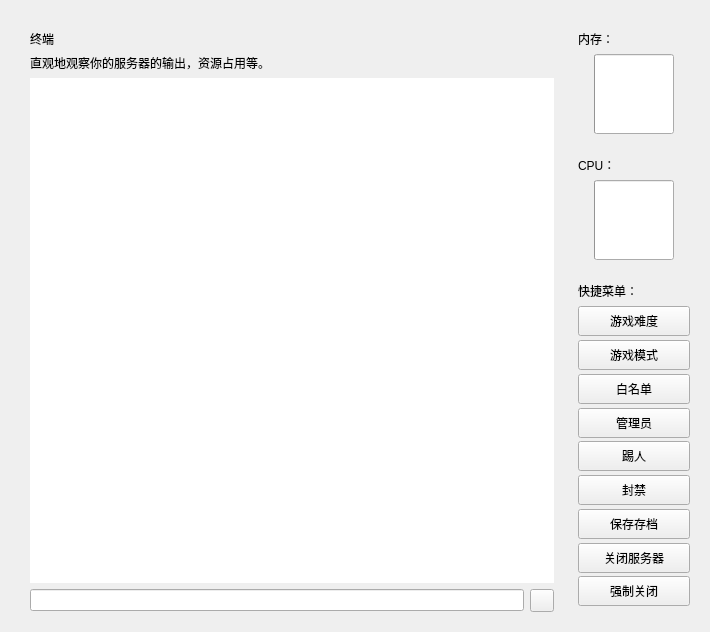
<?xml version="1.0" encoding="UTF-8"?>
<ui version="4.0">
 <class>ConsoleInterface</class>
 <widget class="QFrame" name="ConsoleInterface">
  <property name="geometry">
   <rect>
    <x>0</x>
    <y>0</y>
    <width>710</width>
    <height>632</height>
   </rect>
  </property>
  <property name="sizePolicy">
   <sizepolicy hsizetype="Expanding" vsizetype="Expanding">
    <horstretch>0</horstretch>
    <verstretch>0</verstretch>
   </sizepolicy>
  </property>
  <property name="windowTitle">
   <string/>
  </property>
  <layout class="QGridLayout" name="gridLayout">
   <item row="1" column="4">
    <widget class="CardWidget" name="serverMemCardWidget">
     <property name="sizePolicy">
      <sizepolicy hsizetype="Fixed" vsizetype="Fixed">
       <horstretch>0</horstretch>
       <verstretch>0</verstretch>
      </sizepolicy>
     </property>
     <property name="minimumSize">
      <size>
       <width>130</width>
       <height>120</height>
      </size>
     </property>
     <property name="maximumSize">
      <size>
       <width>130</width>
       <height>120</height>
      </size>
     </property>
     <layout class="QGridLayout" name="gridLayout_3">
      <item row="1" column="1">
       <widget class="ProgressRing" name="serverMemProgressRing">
        <property name="minimumSize">
         <size>
          <width>80</width>
          <height>80</height>
         </size>
        </property>
        <property name="maximumSize">
         <size>
          <width>80</width>
          <height>80</height>
         </size>
        </property>
       </widget>
      </item>
      <item row="1" column="0">
       <spacer name="horizontalSpacer">
        <property name="orientation">
         <enum>Qt::Horizontal</enum>
        </property>
        <property name="sizeHint" stdset="0">
         <size>
          <width>40</width>
          <height>20</height>
         </size>
        </property>
       </spacer>
      </item>
      <item row="1" column="2">
       <spacer name="horizontalSpacer_2">
        <property name="orientation">
         <enum>Qt::Horizontal</enum>
        </property>
        <property name="sizeHint" stdset="0">
         <size>
          <width>40</width>
          <height>20</height>
         </size>
        </property>
       </spacer>
      </item>
      <item row="0" column="0" colspan="3">
       <widget class="StrongBodyLabel" name="serverMemLabel">
        <property name="sizePolicy">
         <sizepolicy hsizetype="Expanding" vsizetype="Fixed">
          <horstretch>0</horstretch>
          <verstretch>0</verstretch>
         </sizepolicy>
        </property>
        <property name="text">
         <string>内存：</string>
        </property>
       </widget>
      </item>
     </layout>
    </widget>
   </item>
   <item row="0" column="2">
    <spacer name="topSpacer">
     <property name="orientation">
      <enum>Qt::Vertical</enum>
     </property>
     <property name="sizeType">
      <enum>QSizePolicy::Fixed</enum>
     </property>
     <property name="sizeHint" stdset="0">
      <size>
       <width>20</width>
       <height>10</height>
      </size>
     </property>
    </spacer>
   </item>
   <item row="1" column="0">
    <spacer name="leftSpacer">
     <property name="orientation">
      <enum>Qt::Horizontal</enum>
     </property>
     <property name="sizeType">
      <enum>QSizePolicy::Fixed</enum>
     </property>
     <property name="sizeHint" stdset="0">
      <size>
       <width>10</width>
       <height>20</height>
      </size>
     </property>
    </spacer>
   </item>
   <item row="2" column="4">
    <widget class="CardWidget" name="serverCPUCardWidget">
     <property name="sizePolicy">
      <sizepolicy hsizetype="Fixed" vsizetype="Fixed">
       <horstretch>0</horstretch>
       <verstretch>0</verstretch>
      </sizepolicy>
     </property>
     <property name="minimumSize">
      <size>
       <width>130</width>
       <height>120</height>
      </size>
     </property>
     <property name="maximumSize">
      <size>
       <width>130</width>
       <height>120</height>
      </size>
     </property>
     <layout class="QGridLayout" name="gridLayout_4">
      <item row="1" column="0">
       <spacer name="horizontalSpacer_3">
        <property name="orientation">
         <enum>Qt::Horizontal</enum>
        </property>
        <property name="sizeHint" stdset="0">
         <size>
          <width>40</width>
          <height>20</height>
         </size>
        </property>
       </spacer>
      </item>
      <item row="1" column="1">
       <widget class="ProgressRing" name="serverCPUProgressRing">
        <property name="minimumSize">
         <size>
          <width>80</width>
          <height>80</height>
         </size>
        </property>
        <property name="maximumSize">
         <size>
          <width>80</width>
          <height>80</height>
         </size>
        </property>
       </widget>
      </item>
      <item row="1" column="2">
       <spacer name="horizontalSpacer_4">
        <property name="orientation">
         <enum>Qt::Horizontal</enum>
        </property>
        <property name="sizeHint" stdset="0">
         <size>
          <width>40</width>
          <height>20</height>
         </size>
        </property>
       </spacer>
      </item>
      <item row="0" column="0" colspan="3">
       <widget class="StrongBodyLabel" name="serverCPULabel">
        <property name="sizePolicy">
         <sizepolicy hsizetype="Expanding" vsizetype="Minimum">
          <horstretch>0</horstretch>
          <verstretch>0</verstretch>
         </sizepolicy>
        </property>
        <property name="text">
         <string>CPU：</string>
        </property>
       </widget>
      </item>
     </layout>
    </widget>
   </item>
   <item row="4" column="4">
    <spacer name="verticalSpacer">
     <property name="orientation">
      <enum>Qt::Vertical</enum>
     </property>
     <property name="sizeHint" stdset="0">
      <size>
       <width>20</width>
       <height>40</height>
      </size>
     </property>
    </spacer>
   </item>
   <item row="1" column="2" rowspan="4" colspan="2">
    <widget class="QWidget" name="titleLimitWidget" native="true">
     <layout class="QGridLayout" name="gridLayout_2">
      <item row="4" column="1">
       <widget class="PrimaryToolButton" name="sendCommandButton">
        <property name="text">
         <string/>
        </property>
        <property name="toolButtonStyle">
         <enum>Qt::ToolButtonIconOnly</enum>
        </property>
       </widget>
      </item>
      <item row="1" column="0">
       <widget class="StrongBodyLabel" name="subTitleLabel">
        <property name="sizePolicy">
         <sizepolicy hsizetype="Preferred" vsizetype="Fixed">
          <horstretch>0</horstretch>
          <verstretch>0</verstretch>
         </sizepolicy>
        </property>
        <property name="text">
         <string>直观地观察你的服务器的输出，资源占用等。</string>
        </property>
        <property name="textFormat">
         <enum>Qt::MarkdownText</enum>
        </property>
       </widget>
      </item>
      <item row="4" column="0">
       <widget class="LineEdit" name="commandLineEdit"/>
      </item>
      <item row="3" column="0" colspan="2">
       <widget class="PlainTextEdit" name="serverOutput">
        <property name="frameShape">
         <enum>QFrame::NoFrame</enum>
        </property>
        <property name="verticalScrollBarPolicy">
         <enum>Qt::ScrollBarAsNeeded</enum>
        </property>
        <property name="horizontalScrollBarPolicy">
         <enum>Qt::ScrollBarAsNeeded</enum>
        </property>
        <property name="readOnly">
         <bool>true</bool>
        </property>
        <property name="plainText">
         <string/>
        </property>
       </widget>
      </item>
      <item row="0" column="0">
       <widget class="TitleLabel" name="titleLabel">
        <property name="sizePolicy">
         <sizepolicy hsizetype="Preferred" vsizetype="Fixed">
          <horstretch>0</horstretch>
          <verstretch>0</verstretch>
         </sizepolicy>
        </property>
        <property name="text">
         <string>终端</string>
        </property>
       </widget>
      </item>
     </layout>
    </widget>
   </item>
   <item row="3" column="4">
    <widget class="CardWidget" name="quickMenu">
     <property name="sizePolicy">
      <sizepolicy hsizetype="Fixed" vsizetype="Fixed">
       <horstretch>0</horstretch>
       <verstretch>0</verstretch>
      </sizepolicy>
     </property>
     <property name="minimumSize">
      <size>
       <width>100</width>
       <height>340</height>
      </size>
     </property>
     <property name="maximumSize">
      <size>
       <width>130</width>
       <height>16777215</height>
      </size>
     </property>
     <layout class="QVBoxLayout" name="verticalLayout">
      <item>
       <widget class="StrongBodyLabel" name="quickMenuTitleLabel">
        <property name="text">
         <string>快捷菜单：</string>
        </property>
       </widget>
      </item>
      <item>
       <widget class="ComboBox" name="difficulty">
        <property name="minimumSize">
         <size>
          <width>0</width>
          <height>30</height>
         </size>
        </property>
        <property name="text">
         <string>游戏难度</string>
        </property>
       </widget>
      </item>
      <item>
       <widget class="TransparentPushButton" name="gamemode">
        <property name="minimumSize">
         <size>
          <width>0</width>
          <height>30</height>
         </size>
        </property>
        <property name="text">
         <string>游戏模式</string>
        </property>
       </widget>
      </item>
      <item>
       <widget class="TransparentPushButton" name="whiteList">
        <property name="minimumSize">
         <size>
          <width>0</width>
          <height>30</height>
         </size>
        </property>
        <property name="text">
         <string>白名单</string>
        </property>
       </widget>
      </item>
      <item>
       <widget class="TransparentPushButton" name="op">
        <property name="minimumSize">
         <size>
          <width>0</width>
          <height>30</height>
         </size>
        </property>
        <property name="text">
         <string>管理员</string>
        </property>
       </widget>
      </item>
      <item>
       <widget class="TransparentPushButton" name="kickPlayers">
        <property name="minimumSize">
         <size>
          <width>0</width>
          <height>30</height>
         </size>
        </property>
        <property name="text">
         <string>踢人</string>
        </property>
       </widget>
      </item>
      <item>
       <widget class="TransparentPushButton" name="banPlayers">
        <property name="minimumSize">
         <size>
          <width>0</width>
          <height>30</height>
         </size>
        </property>
        <property name="text">
         <string>封禁</string>
        </property>
       </widget>
      </item>
      <item>
       <widget class="TransparentPushButton" name="saveServer">
        <property name="minimumSize">
         <size>
          <width>0</width>
          <height>30</height>
         </size>
        </property>
        <property name="text">
         <string>保存存档</string>
        </property>
       </widget>
      </item>
      <item>
       <widget class="TransparentPushButton" name="exitServer">
        <property name="minimumSize">
         <size>
          <width>0</width>
          <height>30</height>
         </size>
        </property>
        <property name="text">
         <string>关闭服务器</string>
        </property>
       </widget>
      </item>
      <item>
       <widget class="TransparentPushButton" name="killServer">
        <property name="minimumSize">
         <size>
          <width>0</width>
          <height>30</height>
         </size>
        </property>
        <property name="text">
         <string>强制关闭</string>
        </property>
       </widget>
      </item>
     </layout>
    </widget>
   </item>
  </layout>
 </widget>
 <customwidgets>
  <customwidget>
   <class>ComboBox</class>
   <extends>QPushButton</extends>
   <header>qfluentwidgets</header>
  </customwidget>
  <customwidget>
   <class>PushButton</class>
   <extends>QPushButton</extends>
   <header>qfluentwidgets</header>
  </customwidget>
  <customwidget>
   <class>ToolButton</class>
   <extends>QToolButton</extends>
   <header>qfluentwidgets</header>
  </customwidget>
  <customwidget>
   <class>PrimaryToolButton</class>
   <extends>ToolButton</extends>
   <header>qfluentwidgets</header>
  </customwidget>
  <customwidget>
   <class>TransparentPushButton</class>
   <extends>PushButton</extends>
   <header>qfluentwidgets</header>
  </customwidget>
  <customwidget>
   <class>CardWidget</class>
   <extends>QFrame</extends>
   <header>qfluentwidgets</header>
   <container>1</container>
  </customwidget>
  <customwidget>
   <class>StrongBodyLabel</class>
   <extends>QLabel</extends>
   <header>qfluentwidgets</header>
  </customwidget>
  <customwidget>
   <class>TitleLabel</class>
   <extends>QLabel</extends>
   <header>qfluentwidgets</header>
  </customwidget>
  <customwidget>
   <class>ProgressBar</class>
   <extends>QProgressBar</extends>
   <header>qfluentwidgets</header>
  </customwidget>
  <customwidget>
   <class>ProgressRing</class>
   <extends>ProgressBar</extends>
   <header>qfluentwidgets</header>
  </customwidget>
  <customwidget>
   <class>LineEdit</class>
   <extends>QLineEdit</extends>
   <header>qfluentwidgets</header>
  </customwidget>
  <customwidget>
   <class>PlainTextEdit</class>
   <extends>QPlainTextEdit</extends>
   <header>qfluentwidgets</header>
  </customwidget>
 </customwidgets>
 <resources/>
 <connections/>
</ui>
